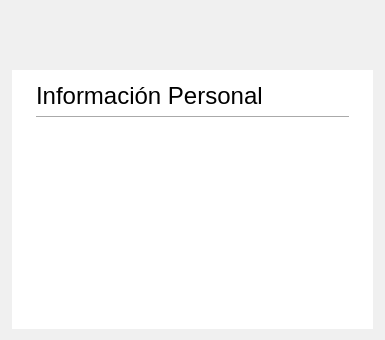
            <widget class="QWidget" name="Direcciones" native="true">
             <property name="palette">
              <palette>
               <active>
                <colorrole role="WindowText">
                 <brush brushstyle="SolidPattern">
                  <color alpha="255">
                   <red>0</red>
                   <green>0</green>
                   <blue>0</blue>
                  </color>
                 </brush>
                </colorrole>
                <colorrole role="Button">
                 <brush brushstyle="SolidPattern">
                  <color alpha="255">
                   <red>240</red>
                   <green>240</green>
                   <blue>240</blue>
                  </color>
                 </brush>
                </colorrole>
                <colorrole role="Light">
                 <brush brushstyle="SolidPattern">
                  <color alpha="255">
                   <red>255</red>
                   <green>255</green>
                   <blue>255</blue>
                  </color>
                 </brush>
                </colorrole>
                <colorrole role="Midlight">
                 <brush brushstyle="SolidPattern">
                  <color alpha="255">
                   <red>255</red>
                   <green>255</green>
                   <blue>255</blue>
                  </color>
                 </brush>
                </colorrole>
                <colorrole role="Dark">
                 <brush brushstyle="SolidPattern">
                  <color alpha="255">
                   <red>127</red>
                   <green>127</green>
                   <blue>127</blue>
                  </color>
                 </brush>
                </colorrole>
                <colorrole role="Mid">
                 <brush brushstyle="SolidPattern">
                  <color alpha="255">
                   <red>170</red>
                   <green>170</green>
                   <blue>170</blue>
                  </color>
                 </brush>
                </colorrole>
                <colorrole role="Text">
                 <brush brushstyle="SolidPattern">
                  <color alpha="255">
                   <red>0</red>
                   <green>0</green>
                   <blue>0</blue>
                  </color>
                 </brush>
                </colorrole>
                <colorrole role="BrightText">
                 <brush brushstyle="SolidPattern">
                  <color alpha="255">
                   <red>255</red>
                   <green>255</green>
                   <blue>255</blue>
                  </color>
                 </brush>
                </colorrole>
                <colorrole role="ButtonText">
                 <brush brushstyle="SolidPattern">
                  <color alpha="255">
                   <red>0</red>
                   <green>0</green>
                   <blue>0</blue>
                  </color>
                 </brush>
                </colorrole>
                <colorrole role="Base">
                 <brush brushstyle="SolidPattern">
                  <color alpha="255">
                   <red>240</red>
                   <green>240</green>
                   <blue>240</blue>
                  </color>
                 </brush>
                </colorrole>
                <colorrole role="Window">
                 <brush brushstyle="SolidPattern">
                  <color alpha="255">
                   <red>240</red>
                   <green>240</green>
                   <blue>240</blue>
                  </color>
                 </brush>
                </colorrole>
                <colorrole role="Shadow">
                 <brush brushstyle="SolidPattern">
                  <color alpha="255">
                   <red>0</red>
                   <green>0</green>
                   <blue>0</blue>
                  </color>
                 </brush>
                </colorrole>
                <colorrole role="AlternateBase">
                 <brush brushstyle="SolidPattern">
                  <color alpha="255">
                   <red>255</red>
                   <green>255</green>
                   <blue>255</blue>
                  </color>
                 </brush>
                </colorrole>
                <colorrole role="ToolTipBase">
                 <brush brushstyle="SolidPattern">
                  <color alpha="255">
                   <red>255</red>
                   <green>255</green>
                   <blue>220</blue>
                  </color>
                 </brush>
                </colorrole>
                <colorrole role="ToolTipText">
                 <brush brushstyle="SolidPattern">
                  <color alpha="255">
                   <red>0</red>
                   <green>0</green>
                   <blue>0</blue>
                  </color>
                 </brush>
                </colorrole>
               </active>
               <inactive>
                <colorrole role="WindowText">
                 <brush brushstyle="SolidPattern">
                  <color alpha="255">
                   <red>0</red>
                   <green>0</green>
                   <blue>0</blue>
                  </color>
                 </brush>
                </colorrole>
                <colorrole role="Button">
                 <brush brushstyle="SolidPattern">
                  <color alpha="255">
                   <red>240</red>
                   <green>240</green>
                   <blue>240</blue>
                  </color>
                 </brush>
                </colorrole>
                <colorrole role="Light">
                 <brush brushstyle="SolidPattern">
                  <color alpha="255">
                   <red>255</red>
                   <green>255</green>
                   <blue>255</blue>
                  </color>
                 </brush>
                </colorrole>
                <colorrole role="Midlight">
                 <brush brushstyle="SolidPattern">
                  <color alpha="255">
                   <red>255</red>
                   <green>255</green>
                   <blue>255</blue>
                  </color>
                 </brush>
                </colorrole>
                <colorrole role="Dark">
                 <brush brushstyle="SolidPattern">
                  <color alpha="255">
                   <red>127</red>
                   <green>127</green>
                   <blue>127</blue>
                  </color>
                 </brush>
                </colorrole>
                <colorrole role="Mid">
                 <brush brushstyle="SolidPattern">
                  <color alpha="255">
                   <red>170</red>
                   <green>170</green>
                   <blue>170</blue>
                  </color>
                 </brush>
                </colorrole>
                <colorrole role="Text">
                 <brush brushstyle="SolidPattern">
                  <color alpha="255">
                   <red>0</red>
                   <green>0</green>
                   <blue>0</blue>
                  </color>
                 </brush>
                </colorrole>
                <colorrole role="BrightText">
                 <brush brushstyle="SolidPattern">
                  <color alpha="255">
                   <red>255</red>
                   <green>255</green>
                   <blue>255</blue>
                  </color>
                 </brush>
                </colorrole>
                <colorrole role="ButtonText">
                 <brush brushstyle="SolidPattern">
                  <color alpha="255">
                   <red>0</red>
                   <green>0</green>
                   <blue>0</blue>
                  </color>
                 </brush>
                </colorrole>
                <colorrole role="Base">
                 <brush brushstyle="SolidPattern">
                  <color alpha="255">
                   <red>240</red>
                   <green>240</green>
                   <blue>240</blue>
                  </color>
                 </brush>
                </colorrole>
                <colorrole role="Window">
                 <brush brushstyle="SolidPattern">
                  <color alpha="255">
                   <red>240</red>
                   <green>240</green>
                   <blue>240</blue>
                  </color>
                 </brush>
                </colorrole>
                <colorrole role="Shadow">
                 <brush brushstyle="SolidPattern">
                  <color alpha="255">
                   <red>0</red>
                   <green>0</green>
                   <blue>0</blue>
                  </color>
                 </brush>
                </colorrole>
                <colorrole role="AlternateBase">
                 <brush brushstyle="SolidPattern">
                  <color alpha="255">
                   <red>255</red>
                   <green>255</green>
                   <blue>255</blue>
                  </color>
                 </brush>
                </colorrole>
                <colorrole role="ToolTipBase">
                 <brush brushstyle="SolidPattern">
                  <color alpha="255">
                   <red>255</red>
                   <green>255</green>
                   <blue>220</blue>
                  </color>
                 </brush>
                </colorrole>
                <colorrole role="ToolTipText">
                 <brush brushstyle="SolidPattern">
                  <color alpha="255">
                   <red>0</red>
                   <green>0</green>
                   <blue>0</blue>
                  </color>
                 </brush>
                </colorrole>
               </inactive>
               <disabled>
                <colorrole role="WindowText">
                 <brush brushstyle="SolidPattern">
                  <color alpha="255">
                   <red>127</red>
                   <green>127</green>
                   <blue>127</blue>
                  </color>
                 </brush>
                </colorrole>
                <colorrole role="Button">
                 <brush brushstyle="SolidPattern">
                  <color alpha="255">
                   <red>240</red>
                   <green>240</green>
                   <blue>240</blue>
                  </color>
                 </brush>
                </colorrole>
                <colorrole role="Light">
                 <brush brushstyle="SolidPattern">
                  <color alpha="255">
                   <red>255</red>
                   <green>255</green>
                   <blue>255</blue>
                  </color>
                 </brush>
                </colorrole>
                <colorrole role="Midlight">
                 <brush brushstyle="SolidPattern">
                  <color alpha="255">
                   <red>255</red>
                   <green>255</green>
                   <blue>255</blue>
                  </color>
                 </brush>
                </colorrole>
                <colorrole role="Dark">
                 <brush brushstyle="SolidPattern">
                  <color alpha="255">
                   <red>127</red>
                   <green>127</green>
                   <blue>127</blue>
                  </color>
                 </brush>
                </colorrole>
                <colorrole role="Mid">
                 <brush brushstyle="SolidPattern">
                  <color alpha="255">
                   <red>170</red>
                   <green>170</green>
                   <blue>170</blue>
                  </color>
                 </brush>
                </colorrole>
                <colorrole role="Text">
                 <brush brushstyle="SolidPattern">
                  <color alpha="255">
                   <red>127</red>
                   <green>127</green>
                   <blue>127</blue>
                  </color>
                 </brush>
                </colorrole>
                <colorrole role="BrightText">
                 <brush brushstyle="SolidPattern">
                  <color alpha="255">
                   <red>255</red>
                   <green>255</green>
                   <blue>255</blue>
                  </color>
                 </brush>
                </colorrole>
                <colorrole role="ButtonText">
                 <brush brushstyle="SolidPattern">
                  <color alpha="255">
                   <red>127</red>
                   <green>127</green>
                   <blue>127</blue>
                  </color>
                 </brush>
                </colorrole>
                <colorrole role="Base">
                 <brush brushstyle="SolidPattern">
                  <color alpha="255">
                   <red>240</red>
                   <green>240</green>
                   <blue>240</blue>
                  </color>
                 </brush>
                </colorrole>
                <colorrole role="Window">
                 <brush brushstyle="SolidPattern">
                  <color alpha="255">
                   <red>240</red>
                   <green>240</green>
                   <blue>240</blue>
                  </color>
                 </brush>
                </colorrole>
                <colorrole role="Shadow">
                 <brush brushstyle="SolidPattern">
                  <color alpha="255">
                   <red>0</red>
                   <green>0</green>
                   <blue>0</blue>
                  </color>
                 </brush>
                </colorrole>
                <colorrole role="AlternateBase">
                 <brush brushstyle="SolidPattern">
                  <color alpha="255">
                   <red>255</red>
                   <green>255</green>
                   <blue>255</blue>
                  </color>
                 </brush>
                </colorrole>
                <colorrole role="ToolTipBase">
                 <brush brushstyle="SolidPattern">
                  <color alpha="255">
                   <red>255</red>
                   <green>255</green>
                   <blue>220</blue>
                  </color>
                 </brush>
                </colorrole>
                <colorrole role="ToolTipText">
                 <brush brushstyle="SolidPattern">
                  <color alpha="255">
                   <red>0</red>
                   <green>0</green>
                   <blue>0</blue>
                  </color>
                 </brush>
                </colorrole>
               </disabled>
              </palette>
             </property>
             <property name="autoFillBackground">
              <bool>false</bool>
             </property>
             <layout class="QVBoxLayout" name="verticalLayout_34">
              <property name="leftMargin">
               <number>12</number>
              </property>
              <property name="topMargin">
               <number>0</number>
              </property>
              <property name="rightMargin">
               <number>12</number>
              </property>
              <item>
               <spacer name="verticalSpacer_14">
                <property name="orientation">
                 <enum>Qt::Vertical</enum>
                </property>
                <property name="sizeType">
                 <enum>QSizePolicy::Maximum</enum>
                </property>
                <property name="sizeHint" stdset="0">
                 <size>
                  <width>20</width>
                  <height>70</height>
                 </size>
                </property>
               </spacer>
              </item>
              <item>
               <widget class="QWidget" name="widget_8" native="true">
                <property name="styleSheet">
                 <string notr="true">background-color:white;</string>
                </property>
                <layout class="QVBoxLayout" name="verticalLayout_33">
                 <property name="leftMargin">
                  <number>24</number>
                 </property>
                 <property name="topMargin">
                  <number>12</number>
                 </property>
                 <property name="rightMargin">
                  <number>24</number>
                 </property>
                 <property name="bottomMargin">
                  <number>12</number>
                 </property>
                 <item>
                  <layout class="QVBoxLayout" name="verticalLayout_8">
                   <item>
                    <layout class="QHBoxLayout" name="horizontalLayout_16">
                     <item>
                      <widget class="QLabel" name="labelHeaderPersonalInfo">
                       <property name="font">
                        <font>
                         <pointsize>18</pointsize>
                        </font>
                       </property>
                       <property name="text">
                        <string>Información Personal</string>
                       </property>
                      </widget>
                     </item>
                     <item>
                      <spacer name="horizontalSpacer_8">
                       <property name="orientation">
                        <enum>Qt::Horizontal</enum>
                       </property>
                       <property name="sizeHint" stdset="0">
                        <size>
                         <width>40</width>
                         <height>20</height>
                        </size>
                       </property>
                      </spacer>
                     </item>
                     <item>
                      <widget class="QPushButton" name="pushButton_2">
                       <property name="text">
                        <string/>
                       </property>
                       <property name="iconSize">
                        <size>
                         <width>24</width>
                         <height>24</height>
                        </size>
                       </property>
                       <property name="flat">
                        <bool>true</bool>
                       </property>
                      </widget>
                     </item>
                    </layout>
                   </item>
                   <item>
                    <widget class="Line" name="line_13">
                     <property name="orientation">
                      <enum>Qt::Horizontal</enum>
                     </property>
                    </widget>
                   </item>
                   <item>
                    <widget class="QTableWidget" name="tableWidgetPersonalInfo">
                     <property name="minimumSize">
                      <size>
                       <width>0</width>
                       <height>140</height>
                      </size>
                     </property>
                     <property name="font">
                      <font>
                       <pointsize>16</pointsize>
                      </font>
                     </property>
                     <property name="styleSheet">
                      <string notr="true">alternate-background-color:  #f0f0f0;
;</string>
                     </property>
                     <property name="frameShape">
                      <enum>QFrame::NoFrame</enum>
                     </property>
                     <property name="selectionMode">
                      <enum>QAbstractItemView::SingleSelection</enum>
                     </property>
                     <property name="selectionBehavior">
                      <enum>QAbstractItemView::SelectRows</enum>
                     </property>
                     <property name="showGrid">
                      <bool>false</bool>
                     </property>
                     <attribute name="horizontalHeaderVisible">
                      <bool>false</bool>
                     </attribute>
                     <attribute name="verticalHeaderVisible">
                      <bool>false</bool>
                     </attribute>
                    </widget>
                   </item>
                  </layout>
                 </item>
                </layout>
               </widget>
              </item>
             </layout>
            </widget>
